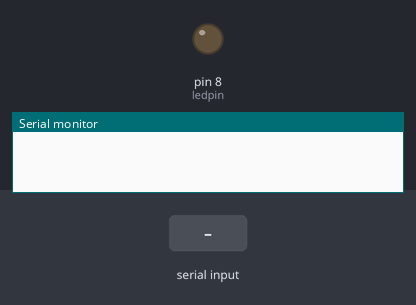
Simulated run of this sketch. Board: Arduino Uno, built with avr-gcc and run on an emulated ATmega328P. Parts: output pins drawn as LEDs (lit = HIGH), the last lines printed to the serial monitor. Inputs (shaded band) come from the test bench.

Above: at 1.2 s.
1.3 s: "1" received over the second serial link
2.8 s: "0" received over the second serial link
At 3.6 s:
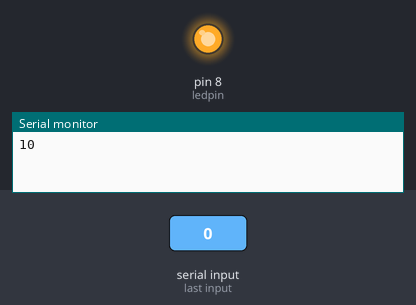
Timing chart, 0 to 5.8 s (numbered marks = the images above; inputs shaded):
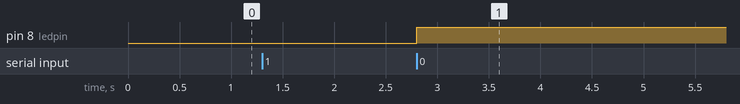

Measured:
- after the input at 2.8 s, pin 8 (ledpin): LOW → HIGH at once

The sketch:

serial_comm_code.ino
```cpp
#include<SoftwareSerial.h>
//The SoftwareSerial library allows serial communication on other digital pins of an Arduino board, using software to replicate the functionality
//SoftwareSerial library has the following known limitations:
// --- It cannot transmit and receive data at the same time.
// --- If using multiple software serial ports, only one can receive data at a time.

SoftwareSerial SUART(2, 3); //RX = DPin-2; TX = DPin-3
//SoftwareSerial(rxPin, txPin, inverse_logic), by default inverse_logic is set to 'false'
int ledpin = 8, count = 0;

void setup() {
  Serial.begin(4800);
  SUART.begin(4800);    //set the baud rate
  pinMode(ledpin, OUTPUT);
}

void loop() {
  // byte n = SUART.available();
  // // //Get the number of bytes (characters) available for reading from a software serial port. This is data that has already arrived and stored in the serial receive buffer.

  // if (n != 0)
  // {
  //   char x = SUART.read();    //Return a character that was received on the RX pin of the SoftwareSerial object or return -1 if none is available.
  //   Serial.println(x);
  // }
  byte n = SUART.available();
  if(n != 0){
    char x = SUART.read();    //Return a character that was received on the RX pin of the SoftwareSerial object or return -1 if none is available.
    Serial.print(x);
    if((count % 2) == 0)  digitalWrite(ledpin, HIGH);
    else  digitalWrite(ledpin, LOW);
  }
  count++;
}
```
